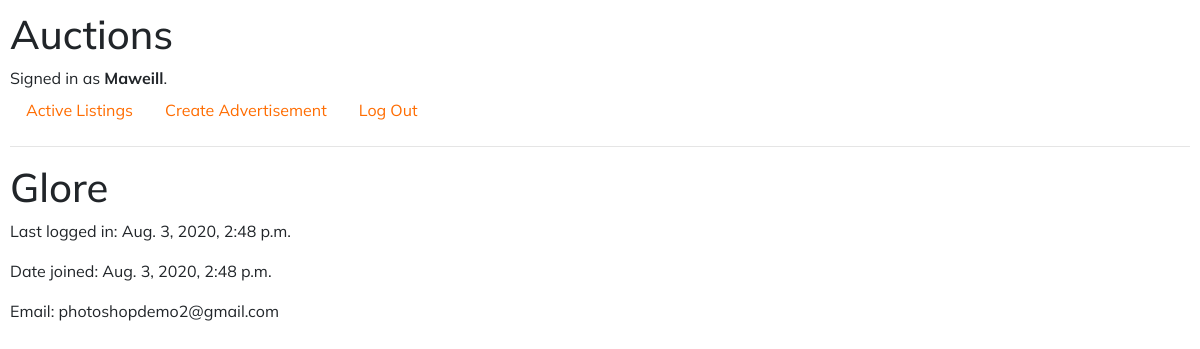
/accounts/Glore (signed in), run on the app's committed database.
### auctions/models.py (models this page shows)
class User(AbstractUser):
	pass

### auctions/views.py (the view)
# urls.py: path("accounts/<str:username>", views.profile, name="profile")
def profile(request, username):
    user = User.objects.get(username=username)
    return render(request, "auctions/profile.html", {
        "profile": user
        })

### auctions/templates/auctions/profile.html (shortened to what this page needs)
{% extends "auctions/layout.html" %}
{% block body %}
<h1>{{ profile.username }}</h1>
<div><p>Last logged in: {{ profile.last_login}}</p></div>
<div><p>Date joined: {{ profile.date_joined }}</p></div>
<div><p>Email: {{ profile.email }}</p></div>
{% endblock %}

### auctions/templates/auctions/layout.html (shortened to what this page needs)
{% load static %}
<!DOCTYPE html>
<html lang="en">
    <head>
        <link rel="stylesheet" href="https://stackpath.bootstrapcdn.com/bootstrap/4.4.1/css/bootstrap.min.css">
        <link href="{% static 'auctions/styles.css' %}" rel="stylesheet">
    </head>
    <body>
        <h1>Auctions</h1>
        <div>
            {% if user.is_authenticated %}
                Signed in as <strong>{{ user.username }}</strong>.
            {% else %}
                Not signed in.
            {% endif %}
        </div>
        <ul class="nav">
            <li class="nav-item">
                <a class="nav-link" href="{% url 'index' %}">Active Listings</a>
            </li>
            <li>
                <a class="nav-link" href="{% url 'create' %}">Create Advertisement<a/>
            </li>
            {% if user.is_authenticated %}
                <li class="nav-item">
                    <a class="nav-link" href="{% url 'logout' %}">Log Out</a>
                </li>
            {% endif %}
        </ul>
        <hr>
        {% block body %}
        {% endblock %}
    </body>
</html>

### auctions/static/auctions/styles.css (style rules this page uses)
body { padding: 10px; font-family: Mulish; }
a, a:hover { text-decoration: none; color: black; }
.nav-link { color: #ff6c00; }

### data on the page
User: username "Maweill"
User: username "Glore", last_login "Aug. 3, 2020, 2:48 p.m.", date_joined "Aug. 3, 2020, 2:48 p.m.", email "photoshopdemo2@gmail.com"
